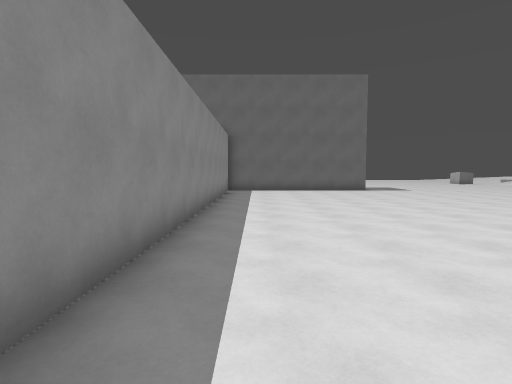
View 1 (above)

21 first-person views from a walk through a level from a Godot 3-D game. The camera is 1.5 m above the floor, tilts 4° down and sees 80° across. The floor is counted in squares, 1.44 m on a side. Each view is taken from the middle of a square. On the plan, view 1 faces up. The plan holds only what a view shows up to about 12 squares ahead; the rest is blank. The place goes on beyond the plan.

View 2
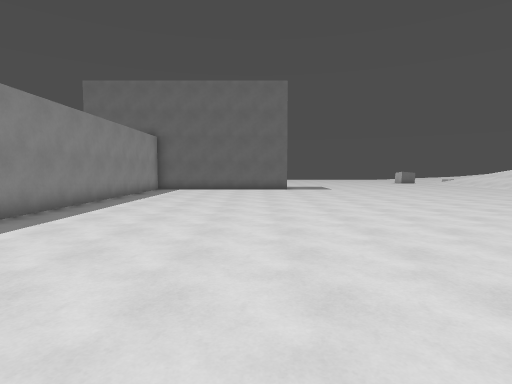

View 3
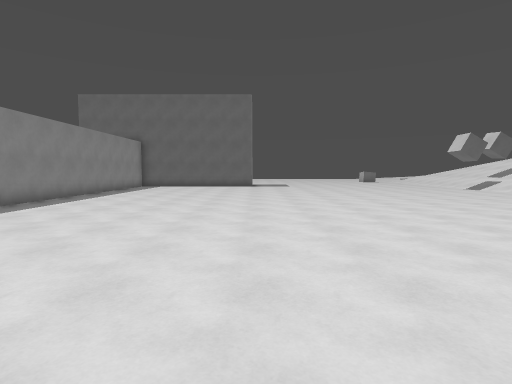

View 4
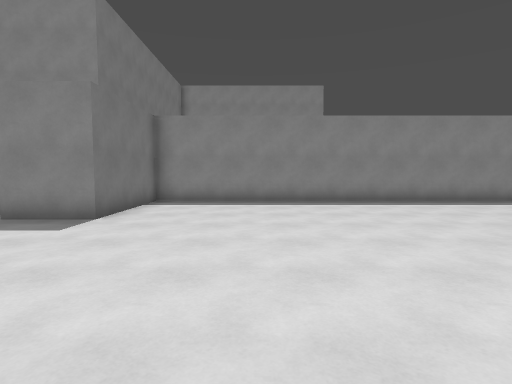

View 5
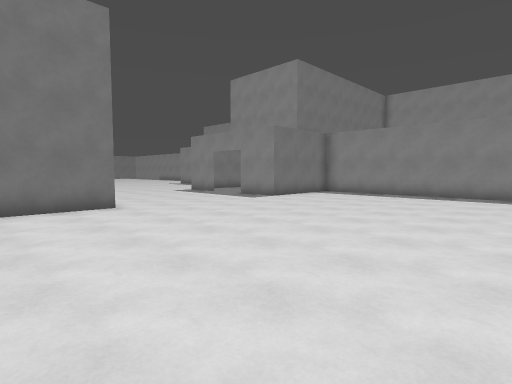

View 6
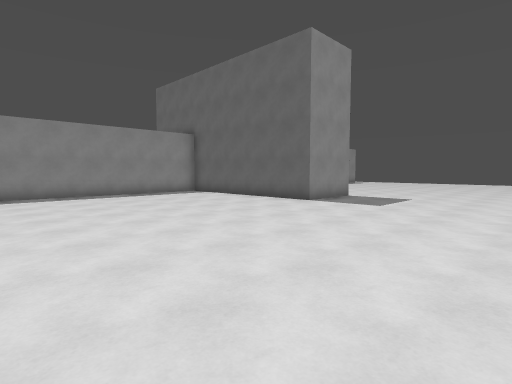

View 7
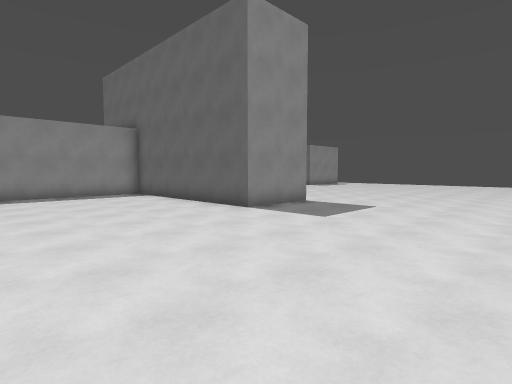

View 8
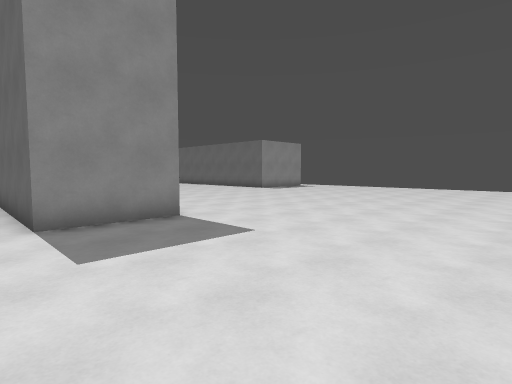

View 9
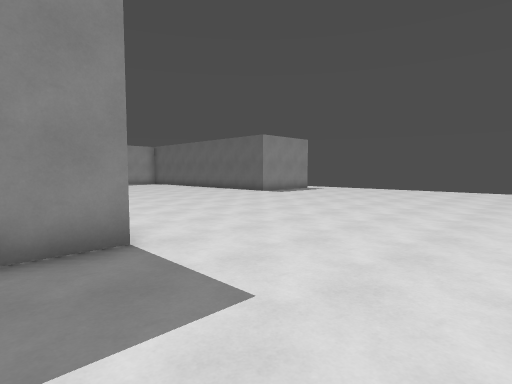

View 10
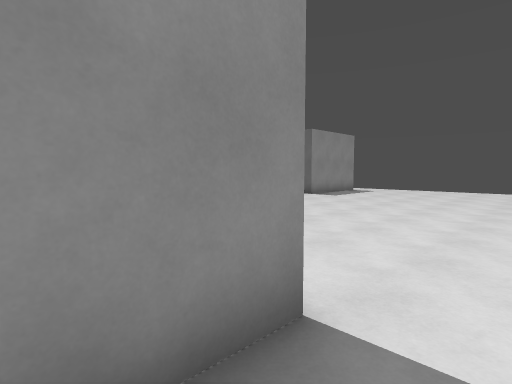

View 11
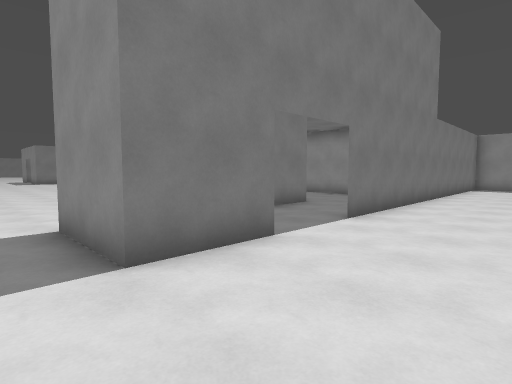

View 12
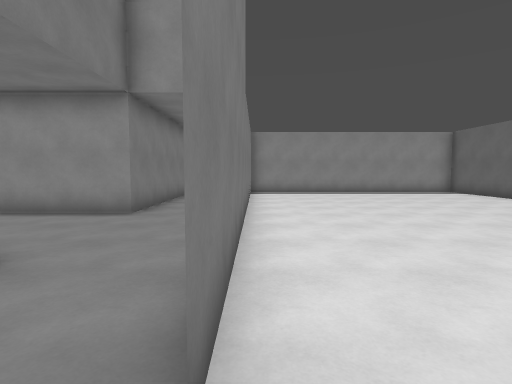

View 13
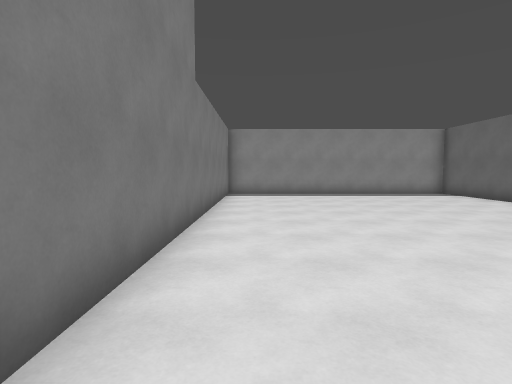

View 14
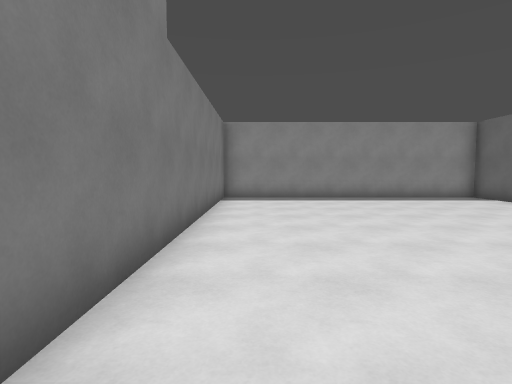

View 15
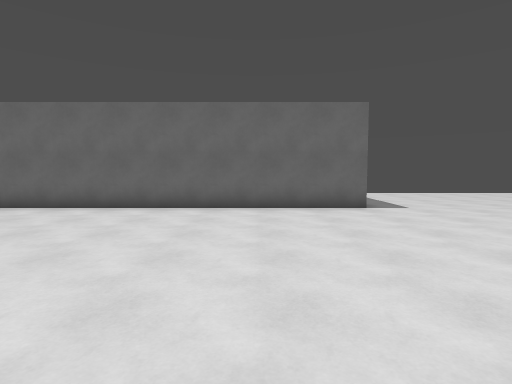

View 16
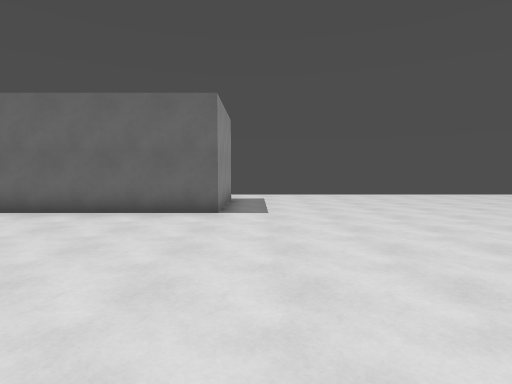

View 17
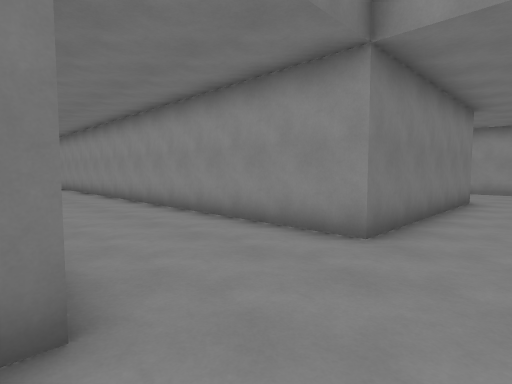

View 18
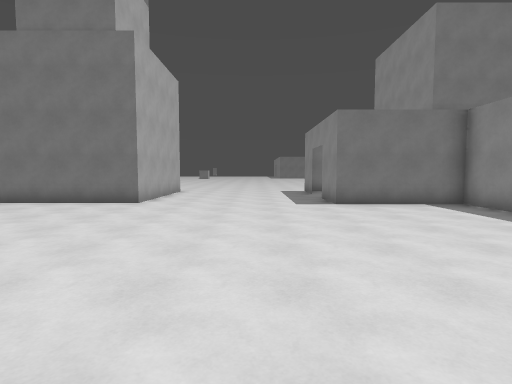

View 19
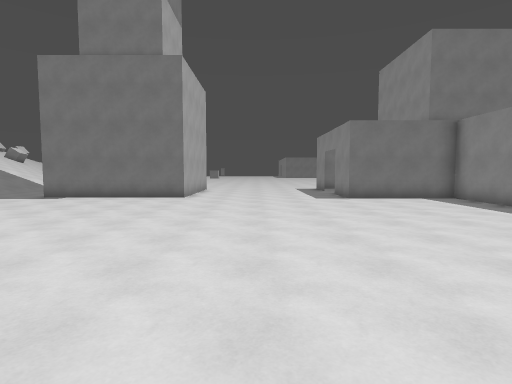

View 20
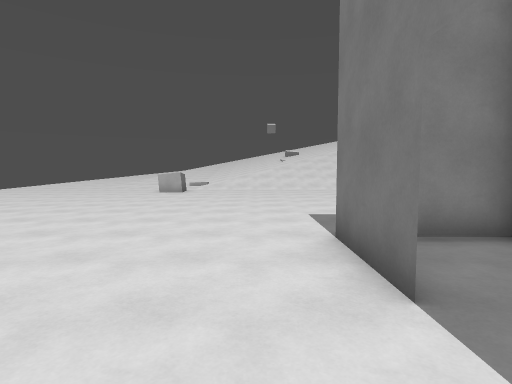

View 21
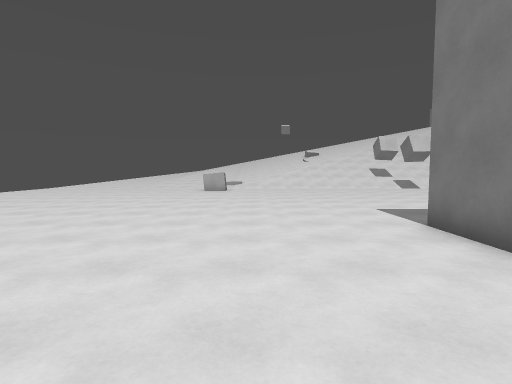

### Floor plan
Points are (right, up) in squares from view 1. A wall is a line through its corners. A room is listed if a view was taken in it or the views show most of it. See-through windows are left out.
Room 1 (views 1, 2, 3, 4, 5, 6, 7, 8, 9, 10, 11, 12, 13, 14, 15, 16, 18, 19, 20, 21)
walls: (5.7, 15.9) (5.7, 17.5); (3.2, 18.8) (5.7, 18.8) (5.7, 16) (0.9, 16); (-1.5, 13.6) (-1.5, -5.4) (2.5, -5.4) (2.5, -7.5); (-0.9, 32) (-0.9, 28.4) (-12.8, 28.4) (-12.8, 18.8) (1, 18.8); (8.8, -7.5) (8.8, -5.8) (12.5, -5.8)
ways out: opening at (-0.5, 17.5) to room 2
Room 2 (view 17)
walls: (-1.5, 15.9) (0.2, 15.9); (-5.4, 15.9) (-5.4, 5.4)
ways out: opening at (-0.5, 17.5) to room 1; opening at (-5, 17.5)

Where each view was taken, in squares from view 1:
view 1: 0 up, 0 right, facing up
view 2: 1 down, 4 right, facing up
view 3: 4 down, 6 right, facing up
view 4: 2 down, 9 right, facing left
view 5: 3 up, 12 right, facing down-left
view 6: 7 up, 12 right, facing up-left
view 7: 10 up, 12 right, facing up-left
view 8: 15 up, 12 right, facing up-left
view 9: 17 up, 10 right, facing up-left
view 10: 17 up, 7 right, facing up-left
view 11: 22 up, 7 right, facing down-left
view 12: 19 up, 2 right, facing left
view 13: 20 up, 1 right, facing left
view 14: 20 up, 1 left, facing left
view 15: 20 up, 4 left, facing up
view 16: 21 up, 0 right, facing up
view 17: 18 up, 1 left, facing down-left
view 18: 4 up, 5 right, facing down
view 19: 6 up, 6 right, facing down
view 20: 20 up, 1 right, facing right
view 21: 22 up, 0 right, facing right
